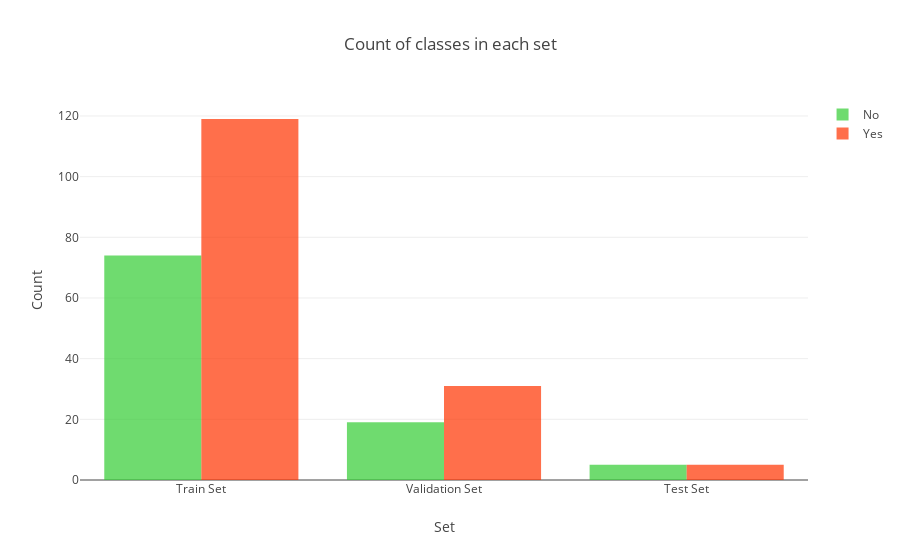

The cell this chart's notebook holds for it:
### Code cell
y = dict()
y[0] = []
y[1] = []
for set_name in (y_train, y_val, y_test):
    y[0].append(np.sum(set_name == 0))
    y[1].append(np.sum(set_name == 1))

trace0 = go.Bar(
    x=['Train Set', 'Validation Set', 'Test Set'],
    y=y[0],
    name='No',
    marker=dict(color='#33cc33'),
    opacity=0.7
)
trace1 = go.Bar(
    x=['Train Set', 'Validation Set', 'Test Set'],
    y=y[1],
    name='Yes',
    marker=dict(color='#ff3300'),
    opacity=0.7
)
data = [trace0, trace1]
layout = go.Layout(
    title='Count of classes in each set',
    xaxis={'title': 'Set'},
    yaxis={'title': 'Count'}
)

fig = go.Figure(data, layout)
iplot(fig)

### Figure 1 — Plotly figure (JSON) as saved in the notebook; plotly's stock layout.template omitted (floating-point values rounded to 4 significant figures)
{"data": [{"marker": {"color": "#33cc33"}, "name": "No", "opacity": 0.7, "type": "bar", "uid": "25794c6b-33b8-4c7a-b99f-c82fdecd43fe", "x": ["Train Set", "Validation Set", "Test Set"], "y": [74, 19, 5]}, {"marker": {"color": "#ff3300"}, "name": "Yes", "opacity": 0.7, "type": "bar", "uid": "222e077f-6915-4c0c-baca-ad9461e465a0", "x": ["Train Set", "Validation Set", "Test Set"], "y": [119, 31, 5]}], "layout": {"title": {"text": "Count of classes in each set"}, "xaxis": {"title": {"text": "Set"}}, "yaxis": {"title": {"text": "Count"}}}}
